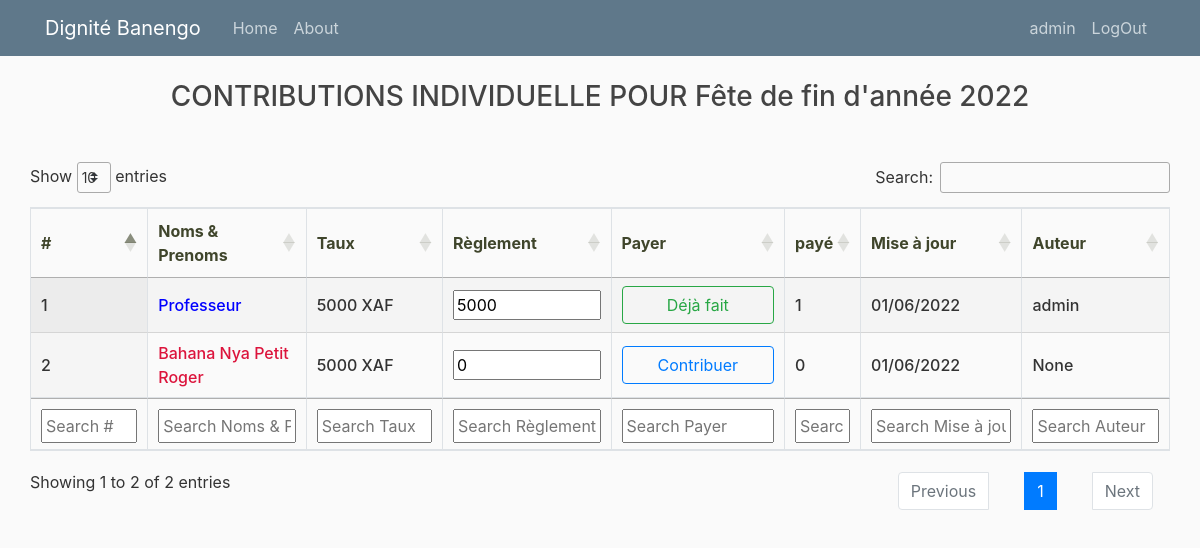
The page /contrib-individuelle/1/ (signed in) on the database its author committed.
### tontine/models.py (models this page shows, shortened)
class LibelleContribution(models.Model):
    libelle = models.CharField(max_length=255, unique=True)
    date = models.DateTimeField()
    minimum = models.PositiveIntegerField(default=0)
    created = models.DateTimeField(auto_now_add=True)
    updated = models.DateTimeField(auto_now=True)
    author= models.ForeignKey(User, on_delete=models.SET_NULL, blank=True, null=True)

class ContributionIndividuelle(models.Model):
    motif = models.ForeignKey(LibelleContribution, on_delete=models.CASCADE)
    membre = models.ForeignKey(Membre, on_delete=models.CASCADE)
    reglement = models.PositiveIntegerField(default=0)
    date_reglement = models.DateTimeField(auto_now=True)
    updated = models.DateTimeField(auto_now=True)
    created = models.DateTimeField(auto_now_add=True)
    author= models.ForeignKey(User, on_delete=models.SET_NULL, blank=True, null=True)
    @property
    def taux_paye(self):
        if self.reglement >= self.motif.minimum:
            return 1
        return 0

class Membre(models.Model):
    user = models.OneToOneField(User, on_delete=models.CASCADE)
    nom = models.CharField(max_length=100, unique=True)
    matricule = models.CharField(max_length=8, unique=True)
    telephone = models.CharField(max_length=10, blank=True, null=True)
    qualite = models.CharField(max_length=100, blank=True, null=True)
    profession = models.CharField(max_length=100, blank=True, null=True)
    sexe = models.CharField(choices=SEXE_CHOICES, max_length=1)
    date_naissance = models.DateField(blank=True, null=True)
    date_adhesion = models.DateField()
    created = models.DateTimeField(auto_now_add=True)
    updated = models.DateTimeField(auto_now=True)
    cotisation = models.ForeignKey(MontantCotisation, on_delete=models.CASCADE)
    presence = models.ForeignKey(MontantPresence, on_delete=models.CASCADE)
    sport = models.ForeignKey(MontantSport, on_delete=models.CASCADE)
    bank = models.ForeignKey(MontantBank, on_delete=models.SET_NULL, blank=True, null=True)
    bank_bool = models.BooleanField(default=False)
    cotisation_bool = models.BooleanField(default=False)
    presence_bool = models.BooleanField(default=True)
    total_impaye = models.IntegerField(default=0)
    total_seance = models.IntegerField(default=0)
    total_consigne = models.IntegerField(default=0)
    reserve = models.IntegerField(default=0)

### tontine/views.py (the view)
# urls.py: path('contrib-individuelle/<int:id>/', views.create_contrib_ind, name='create_contrib_ind'),
@login_required
def	create_contrib_ind(request, id):
	motif = get_object_or_404(LibelleContribution, pk=id)
	if request.user.is_staff:
		datas = ContributionIndividuelle.objects.filter(motif=motif).order_by("-created")
	else:
		try:
			m= request.user.membre
			datas = ContributionIndividuelle.objects.filter(motif=motif, membre=m).order_by("-created")
		except Exception as e:
			datas = []
	lib = motif.libelle
	context={'datas': datas, 'lib': lib}
	return render(request, 'tontine/contrib_ind.html', context)

### tontine/templatetags/custom_tag.py (called while the page is built)
@register.filter(name='has_group')
def has_group(user, group_name):
    group = Group.objects.get(name=group_name)
    return True if group in user.groups.all() else False

### tontine/templates/tontine/contrib_ind.html (shortened to what this page needs)
{% extends "tontine/base3.html" %}
{% load crispy_forms_tags %}
{% load custom_tag %}
{% block content %}
<div class="container-fluid">
    <h3 style="text-align: center;">CONTRIBUTIONS INDIVIDUELLE POUR {{lib}}</h3>
    <br>
    <div class="row mt-3">
        <div class="col-md-12">
            <table id="example" class="stripe row-border order-column table-bordered" style="width:100%">
                <thead>
                    <tr>
                        <th>#</th>
                        <th>Noms & Prenoms</th>
                        <th>Taux</th>
                        <th>Règlement</th>
                        <th>Payer</th>
                        <th>payé</th>
                        <th>Mise à jour</th>
                        <th>Auteur</th>
                    </tr>
                </thead>
                <tbody>
                    {% for data in datas %}
                        <tr>
                            <td>{{ forloop.counter }}</td>
                            <td id="name{{ data.id }}" {% if data.taux_paye == 0 %} style="color: crimson;"
                             {% else %}
                              style="color: blue;"
                            {% endif %}>
                            {{data.membre.nom}}
                            </td>
                            <td>{{data.motif.minimum}} XAF</td>
                            <td>
                                <input type="number"  size="8" value="{{data.reglement}}" id="r{{ data.id }}" min="0" step="1" style='width:100%'>
                            </td>
                            <td>
                                {% if request.user|has_group:"commissaire_compte" %}
                                    {% if data.taux_paye == 0 %}
                                    <button data-product="{{data.id}}" style="width: 100%" class="btn btn-outline-primary send">
                                        Contribuer
                                    </button>
                                    {% else %}
                                    <button  style="width: 100%" class="btn btn-outline-success">
                                        Déjà fait
                                    </button>
                                    {% endif %}
                                {% endif %}
                            </td>
                            <td id="payement{{ data.id }}" style="width: 1px">{{data.taux_paye}}</td>
                            <td>{{data.updated|date:"d/m/Y"}}</td>
                            <td>{{data.author}}</td>
                        </tr>
                        {% endfor %}
                </tbody>
                <tfoot>
                    <tr>
                        <th>#</th>
                        <th>Noms & Prenoms</th>
                        <th>Taux</th>
                        <th>Règlement</th>
                        <th>Payer</th>
                        <th>payé</th>
                        <th>Mise à jour</th>
                        <th>Auteur</th>
                    </tr>
                </tfoot>
            </table>
        </div>
    </div>
</div>
{% endblock %}

### tontine/templates/tontine/base3.html (shortened to what this page needs)
{% load static %}
<!DOCTYPE html>
<html>
<head>
    <link rel="stylesheet" href="https://maxcdn.bootstrapcdn.com/bootstrap/4.0.0/css/bootstrap.min.css">
    <link rel="stylesheet" type="text/css" href="https://cdnjs.cloudflare.com/ajax/libs/twitter-bootstrap/4.5.2/css/bootstrap.css">
    <link rel="stylesheet" type="text/css" href="https://cdn.datatables.net/1.12.1/css/dataTables.bootstrap4.min.css">
    <link rel="stylesheet" type="text/css" href="https://cdn.datatables.net/1.12.1/css/jquery.dataTables.min.css">
    <link rel="stylesheet" type="text/css" href="https://cdn.datatables.net/buttons/2.2.3/css/buttons.dataTables.min.css">
    <link rel="stylesheet" type="text/css" href="{% static 'css/main.css' %}">
</head>
<body>
  <header class="site-header">
    <nav class="navbar navbar-expand-md navbar-dark bg-steel fixed-top">
      <div class="container">
        <a class="navbar-brand mr-4" href="{% url 'home' %}">Dignité Banengo</a>
        <div class="collapse navbar-collapse" id="navbarToggle">
          <div class="navbar-nav mr-auto">
            <a class="nav-item nav-link" href="{% url 'home' %}">Home</a>
            <a class="nav-item nav-link" href="{% url 'about' %}">About</a>
          </div>
          <div class="navbar-nav">
            {% if user.is_authenticated %}
        <a class="nav-item nav-link" href="{% url 'profile' %}">{{ request.user.username }}</a>
        <a class="nav-item nav-link" href="{% url 'logout' %}">LogOut</a>
        {% else %}
        <a class="nav-item nav-link" href="{% url 'login' %}">Login</a>
        <a class="nav-item nav-link" href="{% url 'inscription' %}">Register</a>
        {% endif %}
          </div>
        </div>
      </div>
    </nav>
  </header>
  <main role="main" class="container-fluid">
    <div class="row">
      <div class="col-md-12">
        {% block content %}{% endblock %}
      </div>
    </div>
  </main>
</body>
</html>

### static/css/main.css (style rules this page uses)
body { background: #fafafa; color: #333333; margin-top: 5rem; }
h1, h2, h3, h4, h5, h6 { color: #444444; }
.bg-steel { background-color: #5f788a; }
.site-header .navbar-nav .nav-link { color: #cbd5db; }

### tontine/templates/tontine/contrib_ind.html (style rules this page uses)
th { color: #3f452b; font-weight: bold; }
td { font-weight: 490; }

### rows shown on the page
LibelleContribution: libelle "Fête de fin d'année 2022"
ContributionIndividuelle: membre.nom "Professeur", motif.minimum "5000", reglement "5000", shows "Déjà fait", taux_paye "1", updated "01/06/2022", author "admin"
ContributionIndividuelle: membre.nom "Bahana Nya Petit Roger", motif.minimum "5000", reglement "0", {{ data.id }} 1 (drawn), taux_paye "0", updated "01/06/2022", author "None"

### other values the page prints
{{ request.user.username }} "admin"
